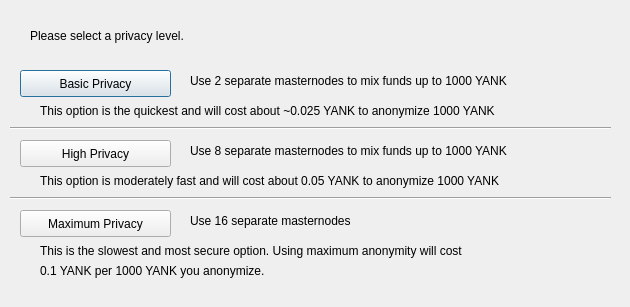
<?xml version="1.0" encoding="UTF-8"?>
<ui version="4.0">
 <class>DarksendConfig</class>
 <widget class="QDialog" name="DarksendConfig">
  <property name="geometry">
   <rect>
    <x>0</x>
    <y>0</y>
    <width>630</width>
    <height>307</height>
   </rect>
  </property>
  <property name="windowTitle">
   <string>Configure Darksend</string>
  </property>
  <widget class="QPushButton" name="buttonBasic">
   <property name="geometry">
    <rect>
     <x>20</x>
     <y>70</y>
     <width>151</width>
     <height>27</height>
    </rect>
   </property>
   <property name="text">
    <string>Basic Privacy</string>
   </property>
  </widget>
  <widget class="QPushButton" name="buttonHigh">
   <property name="geometry">
    <rect>
     <x>20</x>
     <y>140</y>
     <width>151</width>
     <height>27</height>
    </rect>
   </property>
   <property name="text">
    <string>High Privacy</string>
   </property>
  </widget>
  <widget class="QPushButton" name="buttonMax">
   <property name="geometry">
    <rect>
     <x>20</x>
     <y>210</y>
     <width>151</width>
     <height>27</height>
    </rect>
   </property>
   <property name="text">
    <string>Maximum Privacy</string>
   </property>
  </widget>
  <widget class="QLabel" name="label">
   <property name="geometry">
    <rect>
     <x>30</x>
     <y>20</y>
     <width>571</width>
     <height>31</height>
    </rect>
   </property>
   <property name="text">
    <string>Please select a privacy level.</string>
   </property>
  </widget>
  <widget class="QLabel" name="label_2">
   <property name="geometry">
    <rect>
     <x>190</x>
     <y>70</y>
     <width>421</width>
     <height>21</height>
    </rect>
   </property>
   <property name="text">
    <string>Use 2 separate masternodes to mix funds up to 1000 YANK</string>
   </property>
  </widget>
  <widget class="QLabel" name="label_3">
   <property name="geometry">
    <rect>
     <x>190</x>
     <y>140</y>
     <width>411</width>
     <height>21</height>
    </rect>
   </property>
   <property name="text">
    <string>Use 8 separate masternodes to mix funds up to 1000 YANK</string>
   </property>
  </widget>
  <widget class="QLabel" name="label_4">
   <property name="geometry">
    <rect>
     <x>190</x>
     <y>210</y>
     <width>421</width>
     <height>21</height>
    </rect>
   </property>
   <property name="text">
    <string>Use 16 separate masternodes</string>
   </property>
  </widget>
  <widget class="QLabel" name="label_6">
   <property name="geometry">
    <rect>
     <x>40</x>
     <y>100</y>
     <width>561</width>
     <height>21</height>
    </rect>
   </property>
   <property name="text">
    <string>This option is the quickest and will cost about ~0.025 YANK to anonymize 1000 YANK</string>
   </property>
  </widget>
  <widget class="QLabel" name="label_7">
   <property name="geometry">
    <rect>
     <x>40</x>
     <y>170</y>
     <width>561</width>
     <height>21</height>
    </rect>
   </property>
   <property name="text">
    <string>This option is moderately fast and will cost about 0.05 YANK to anonymize 1000 YANK</string>
   </property>
  </widget>
  <widget class="QLabel" name="label_8">
   <property name="geometry">
    <rect>
     <x>40</x>
     <y>240</y>
     <width>561</width>
     <height>21</height>
    </rect>
   </property>
   <property name="text">
    <string>This is the slowest and most secure option. Using maximum anonymity will cost</string>
   </property>
  </widget>
  <widget class="QLabel" name="label_9">
   <property name="geometry">
    <rect>
     <x>40</x>
     <y>260</y>
     <width>561</width>
     <height>21</height>
    </rect>
   </property>
   <property name="text">
    <string>0.1 YANK per 1000 YANK you anonymize.</string>
   </property>
  </widget>
  <widget class="Line" name="line">
   <property name="geometry">
    <rect>
     <x>10</x>
     <y>120</y>
     <width>601</width>
     <height>16</height>
    </rect>
   </property>
   <property name="orientation">
    <enum>Qt::Horizontal</enum>
   </property>
  </widget>
  <widget class="Line" name="line_2">
   <property name="geometry">
    <rect>
     <x>10</x>
     <y>190</y>
     <width>601</width>
     <height>16</height>
    </rect>
   </property>
   <property name="orientation">
    <enum>Qt::Horizontal</enum>
   </property>
  </widget>
 </widget>
 <resources/>
 <connections/>
</ui>
